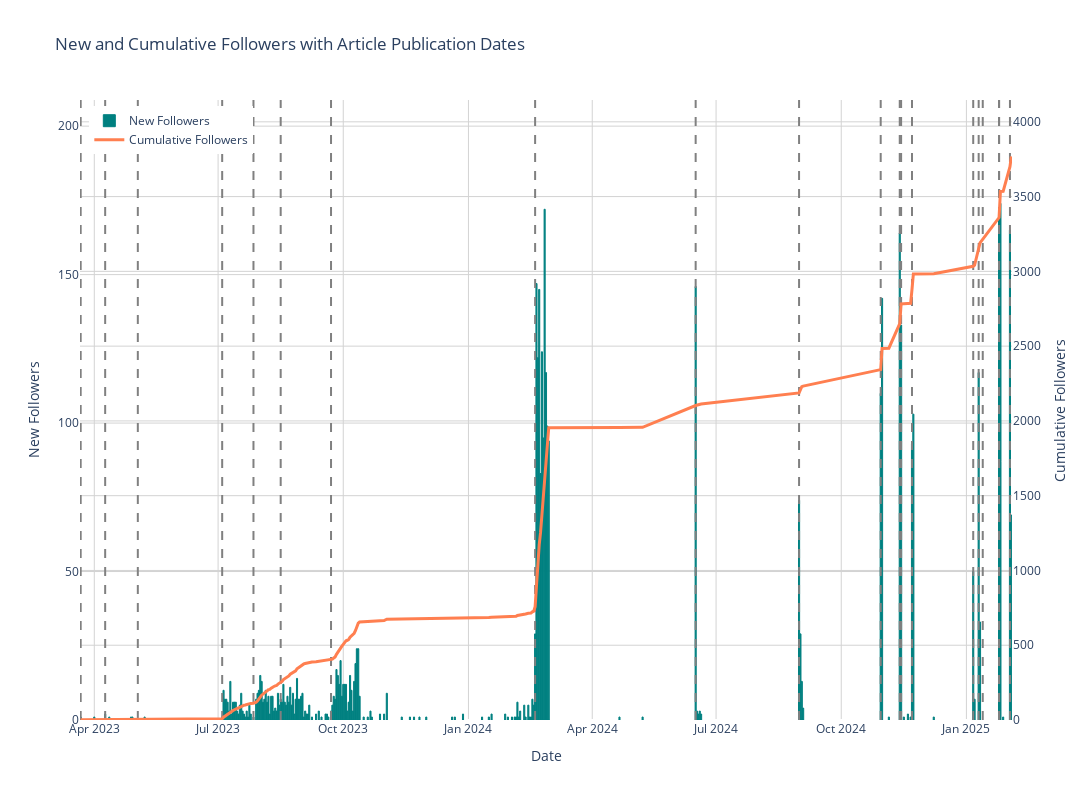

Write notebook code for a chart like this one.
### Markdown cell above
This updated chart still shows the daily new followers (in green bars) and cumulative followers (in a coral line), but now we can hover over points to see exact values. The dashed lines represent article publication dates, and hovering over these lines displays the article titles and publication dates. 

Note: Plotly charts are interactive, but they may not display directly in the GitHub UI. To view this chart, you’ll need to open the notebook in a Jupyter environment that supports Plotly (e.g., Jupyter Notebook, JupyterLab, or Visual Studio Code).

### Code cell
fig = go.Figure()

fig.add_trace(go.Bar(
    x=daily_follower_count.index,
    y=daily_follower_count.values,
    name='New Followers',
    marker_color='teal',
    marker_line_color='teal',  
    marker_line_width=1,  
    hovertemplate='Date: %{x}<br>New Followers: %{y}<extra></extra>'
))

fig.add_trace(go.Scatter(
    x=cumulative_followers.index,
    y=cumulative_followers.values,
    mode='lines',
    name='Cumulative Followers',
    line=dict(color='#FF7F50', width=3), 
    yaxis="y2",
    hovertemplate='Date: %{x}<br>Cumulative Followers: %{y}<extra></extra>'
))

for _, row in articles_df_copy.iterrows():
    fig.add_trace(go.Scatter(
        x=[row['created_at'], row['created_at']],
        y=[0, cumulative_followers.max()],
        mode='lines',
        line=dict(color='gray', dash='dash'),
        hoverinfo='text',
        text=f"Article Date: {row['created_at']}<br>Title: {row['title']}",
        showlegend=False
    ))

fig.update_layout(
    title="New and Cumulative Followers with Article Publication Dates",
    xaxis_title="Date",
    yaxis=dict(title="New Followers", side='left', range=[0, daily_follower_count.max() * 1.2]),
    yaxis2=dict(title="Cumulative Followers", overlaying='y', side='right', range=[0, cumulative_followers.max() * 1.1]),
    width=1200, 
    height=800,   
    legend=dict(x=0.01, y=0.99),
    hovermode="x unified",
    bargap=0.2,  
    plot_bgcolor='white'  
)

fig.update_xaxes(showgrid=True, gridcolor='lightgray')
fig.update_yaxes(showgrid=True, gridcolor='lightgray')

fig.show()

### Figure 1 — Plotly figure (JSON) as saved in the notebook; plotly's stock layout.template omitted (floating-point values rounded to 4 significant figures; data arrays with more than 128 entries replaced by an {"elided": "..."} marker saying what was removed)
{"data": [{"hovertemplate": "Date: %{x}<br>New Followers: %{y}<extra></extra>", "marker": {"color": "teal", "line": {"color": "teal", "width": 1}}, "name": "New Followers", "type": "bar", "x": {"elided": "174 str values"}, "y": {"elided": "174 int values"}}, {"hovertemplate": "Date: %{x}<br>Cumulative Followers: %{y}<extra></extra>", "line": {"color": "#FF7F50", "width": 3}, "mode": "lines", "name": "Cumulative Followers", "type": "scatter", "x": {"elided": "174 str values"}, "y": {"elided": "174 int values"}, "yaxis": "y2"}, {"hoverinfo": "text", "line": {"color": "gray", "dash": "dash"}, "mode": "lines", "showlegend": false, "text": "Article Date: 2025-02-02<br>Title: Scaling Data Analytics: Building a Starter Kit with Neon, Airflow, and Streamlit", "type": "scatter", "x": ["2025-02-02", "2025-02-02"], "y": [0, 3769]}, {"hoverinfo": "text", "line": {"color": "gray", "dash": "dash"}, "mode": "lines", "showlegend": false, "text": "Article Date: 2025-01-25<br>Title: BlogAI: Read or Skip? Powered by Agent.ai", "type": "scatter", "x": ["2025-01-25", "2025-01-25"], "y": [0, 3769]}, {"hoverinfo": "text", "line": {"color": "gray", "dash": "dash"}, "mode": "lines", "showlegend": false, "text": "Article Date: 2025-01-25<br>Title: BlogAI: Read or Skip? Built with Agent.ai", "type": "scatter", "x": ["2025-01-25", "2025-01-25"], "y": [0, 3769]}, {"hoverinfo": "text", "line": {"color": "gray", "dash": "dash"}, "mode": "lines", "showlegend": false, "text": "Article Date: 2025-01-13<br>Title: Handling Dates in Argo Workflows", "type": "scatter", "x": ["2025-01-13", "2025-01-13"], "y": [0, 3769]}, {"hoverinfo": "text", "line": {"color": "gray", "dash": "dash"}, "mode": "lines", "showlegend": false, "text": "Article Date: 2025-01-10<br>Title: NameWiz: Building a Creative Name Generator with GitHub Copilot", "type": "scatter", "x": ["2025-01-10", "2025-01-10"], "y": [0, 3769]}, {"hoverinfo": "text", "line": {"color": "gray", "dash": "dash"}, "mode": "lines", "showlegend": false, "text": "Article Date: 2025-01-06<br>Title: Logs Don’t Lie: Debugging My Data Engineering Crisis in 2025", "type": "scatter", "x": ["2025-01-06", "2025-01-06"], "y": [0, 3769]}, {"hoverinfo": "text", "line": {"color": "gray", "dash": "dash"}, "mode": "lines", "showlegend": false, "text": "Article Date: 2024-11-22<br>Title: Goodbye Netlify, Hello Ghost: My Blog's New Home", "type": "scatter", "x": ["2024-11-22", "2024-11-22"], "y": [0, 3769]}, {"hoverinfo": "text", "line": {"color": "gray", "dash": "dash"}, "mode": "lines", "showlegend": false, "text": "Article Date: 2024-11-14<br>Title: How Do You Organize Your Blogging Workflow? 🤔", "type": "scatter", "x": ["2024-11-14", "2024-11-14"], "y": [0, 3769]}, {"hoverinfo": "text", "line": {"color": "gray", "dash": "dash"}, "mode": "lines", "showlegend": false, "text": "Article Date: 2024-11-13<br>Title: Who’s Really Following You on Dev.to? A Guide to Analyzing Your Audience", "type": "scatter", "x": ["2024-11-13", "2024-11-13"], "y": [0, 3769]}, {"hoverinfo": "text", "line": {"color": "gray", "dash": "dash"}, "mode": "lines", "showlegend": false, "text": "Article Date: 2024-10-30<br>Title: 12 Steps to Organize and Maintain Your Python Codebase for Beginners", "type": "scatter", "x": ["2024-10-30", "2024-10-30"], "y": [0, 3769]}, {"hoverinfo": "text", "line": {"color": "gray", "dash": "dash"}, "mode": "lines", "showlegend": false, "text": "Article Date: 2024-08-31<br>Title: Data Analytics Dashboard Starter Kit with Neon, Streamlit, and Airflow", "type": "scatter", "x": ["2024-08-31", "2024-08-31"], "y": [0, 3769]}, {"hoverinfo": "text", "line": {"color": "gray", "dash": "dash"}, "mode": "lines", "showlegend": false, "text": "Article Date: 2024-06-16<br>Title: Binary Tree", "type": "scatter", "x": ["2024-06-16", "2024-06-16"], "y": [0, 3769]}, {"hoverinfo": "text", "line": {"color": "gray", "dash": "dash"}, "mode": "lines", "showlegend": false, "text": "Article Date: 2024-02-19<br>Title: My Journey Learning AI for Songwriting: LSTMs and Taylor Swift", "type": "scatter", "x": ["2024-02-19", "2024-02-19"], "y": [0, 3769]}, {"hoverinfo": "text", "line": {"color": "gray", "dash": "dash"}, "mode": "lines", "showlegend": false, "text": "Article Date: 2023-09-22<br>Title: The Data Engineering Docker-Compose Starter Kit", "type": "scatter", "x": ["2023-09-22", "2023-09-22"], "y": [0, 3769]}, {"hoverinfo": "text", "line": {"color": "gray", "dash": "dash"}, "mode": "lines", "showlegend": false, "text": "Article Date: 2023-08-16<br>Title: The Golang Saga: A Coder’s Journey There and Back Again. Part 3: The Graphing Conundrum", "type": "scatter", "x": ["2023-08-16", "2023-08-16"], "y": [0, 3769]}, {"hoverinfo": "text", "line": {"color": "gray", "dash": "dash"}, "mode": "lines", "showlegend": false, "text": "Article Date: 2023-07-27<br>Title: The Golang Saga: A Coder’s Journey There and Back Again. Part 2: The Data Expedition", "type": "scatter", "x": ["2023-07-27", "2023-07-27"], "y": [0, 3769]}, {"hoverinfo": "text", "line": {"color": "gray", "dash": "dash"}, "mode": "lines", "showlegend": false, "text": "Article Date: 2023-07-04<br>Title: The Golang Saga: A Coder’s Journey There and Back Again. Part 1: Leaving the Shire", "type": "scatter", "x": ["2023-07-04", "2023-07-04"], "y": [0, 3769]}, {"hoverinfo": "text", "line": {"color": "gray", "dash": "dash"}, "mode": "lines", "showlegend": false, "text": "Article Date: 2023-05-03<br>Title: Unleash Your Pipeline Creativity: Local Development with Argo Workflows and MinIO on Minikube", "type": "scatter", "x": ["2023-05-03", "2023-05-03"], "y": [0, 3769]}, {"hoverinfo": "text", "line": {"color": "gray", "dash": "dash"}, "mode": "lines", "showlegend": false, "text": "Article Date: 2023-04-09<br>Title: From Kafka to Amazon S3: Partitioning Outputs", "type": "scatter", "x": ["2023-04-09", "2023-04-09"], "y": [0, 3769]}, {"hoverinfo": "text", "line": {"color": "gray", "dash": "dash"}, "mode": "lines", "showlegend": false, "text": "Article Date: 2023-03-22<br>Title: How we mastered dbt: A true story", "type": "scatter", "x": ["2023-03-22", "2023-03-22"], "y": [0, 3769]}], "layout": {"bargap": 0.2, "height": 800, "hovermode": "x unified", "legend": {"x": 0.01, "y": 0.99}, "plot_bgcolor": "white", "title": {"text": "New and Cumulative Followers with Article Publication Dates"}, "width": 1200, "xaxis": {"gridcolor": "lightgray", "showgrid": true, "title": {"text": "Date"}}, "yaxis": {"gridcolor": "lightgray", "range": [0, 208.8], "showgrid": true, "side": "left", "title": {"text": "New Followers"}}, "yaxis2": {"gridcolor": "lightgray", "overlaying": "y", "range": [0, 4146.0], "showgrid": true, "side": "right", "title": {"text": "Cumulative Followers"}}}}
